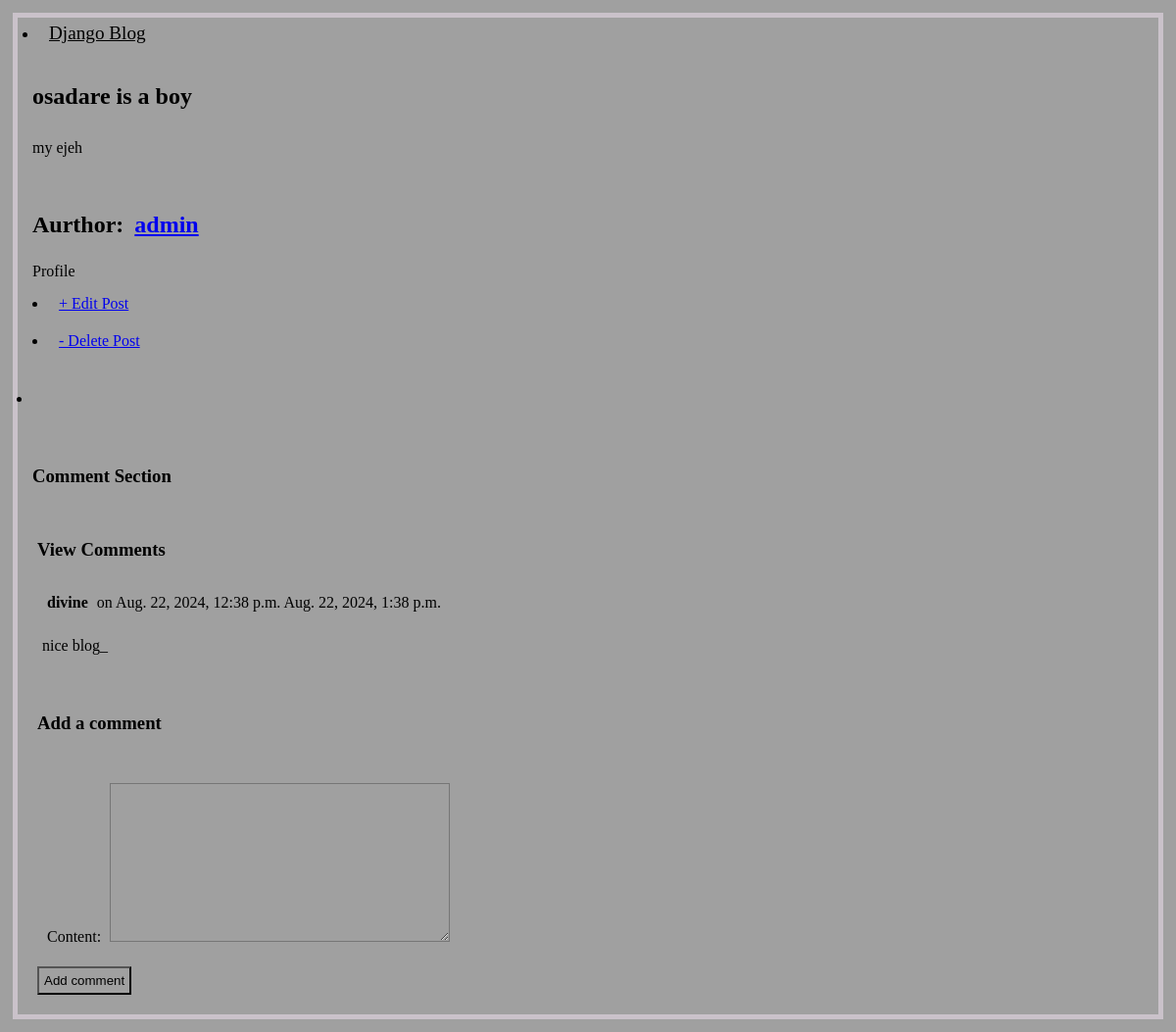
Screenshot of /post/3/ with the database file from the repository.
### blog/models.py (models this page shows, shortened)
class Post(models.Model):
    title = models.CharField(max_length=200)
    author = models.ForeignKey(
        User,
        on_delete=models.CASCADE
    )
    body = models.TextField()

class Comment(models.Model):
    post = models.ForeignKey(Post, on_delete=models.CASCADE, related_name='comments')
    author = models.ForeignKey(User, on_delete=models.CASCADE, related_name='comments')
    content = models.TextField()
    created_at = models.DateTimeField(auto_now_add=True)

### blog/views.py (the view, shortened to what this page needs)
# urls.py: path("post/<int:pk>/", BlogDetailView.as_view(), name="post_detail"),
class BlogDetailView(FormMixin ,DetailView):
  model = Post
  template_name = 'post_detail.html'
  form_class = CommentForm
  def get_context_data(self, **kwargs):
    context = super().get_context_data(**kwargs)
    context['comments']= self.object.comments.all
    if 'form' not in context:
      context['form']= self.get_form()
    return context

### blog/forms.py
class CommentForm(ModelForm):
    class Meta:
         model = Comment
         fields =['content']

### templates/post_detail.html (shortened to what this page needs)
{% extends 'base.html' %}
{% block content %}
<div class="post-entry">
    <h2> {{post.title}} </h2>
    <p> {{ post.body}} </p>
</div>
<div>
    <h2>Aurthor: <a href="{% url 'profile' %}">{{ post.author }}</a> </h2>
    <a> Profile </a>
</div>
<div>
    <li> <a href="{% url 'post_edit' post.pk %}"> + Edit Post</a></li>
</div>
<div>
     <li> <a href="{%  url 'post_delete' post.pk %}"> - Delete Post</a> </li>
</div>
<div>
    <ul><li><a href=""></a></li></ul>
</div>
<div>
    <h3>Comment Section</h3>
    <div>
        <h3> View Comments</h3>
        {% for comment in comments %}
        <div class="comment">
            <div class="comment-meta">
                <strong>{{ comment.author }}</strong>
                on {{ comment.created_at }}
                {% load tz %}
                {% timezone "Africa/Lagos" %}
                     {{ comment.created_at }}
                {% endtimezone %}
            </div>
            <p> {{ comment.content }}</p>
        </div>
        {% empty %}
        <p> No comments yet...</p>
        {% endfor %}
    </div>
    <div>
        <h3>Add a comment </h3>
        <form action="" method="post">
            {{ form.as_p}}
            <button type="submit"> Add comment</button>
        </form>
    </div>
</div>
{% endblock content %}

### static/style.css (style rules this page uses)
* { box-sizing: border-box; padding: 5px; background: #a0a0a0; }
body { background-color: rgb(202, 194, 202); color: #000; }

### rows the page displays
Post: title "osadare is a boy", body "my ejeh", author "admin"
Comment: author "divine", created_at "Aug. 22, 2024, 12:38 p.m.", created_at "Aug. 22, 2024, 1:38 p.m.", content "nice blog_"
